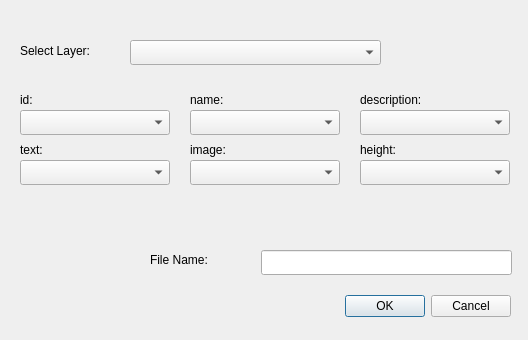
<?xml version="1.0" encoding="UTF-8"?>
<ui version="4.0">
 <class>CZMLBillboardMakerDialogBase</class>
 <widget class="QDialog" name="CZMLBillboardMakerDialogBase">
  <property name="geometry">
   <rect>
    <x>0</x>
    <y>0</y>
    <width>528</width>
    <height>340</height>
   </rect>
  </property>
  <property name="windowTitle">
   <string>CZML Billboard Maker</string>
  </property>
  <property name="windowIcon">
   <iconset>
    <normaloff>icon.png</normaloff>icon.png</iconset>
  </property>
  <widget class="QDialogButtonBox" name="button_box">
   <property name="geometry">
    <rect>
     <x>170</x>
     <y>290</y>
     <width>341</width>
     <height>32</height>
    </rect>
   </property>
   <property name="orientation">
    <enum>Qt::Horizontal</enum>
   </property>
   <property name="standardButtons">
    <set>QDialogButtonBox::Cancel|QDialogButtonBox::Ok</set>
   </property>
  </widget>
  <widget class="QLabel" name="labelSelectLayer">
   <property name="geometry">
    <rect>
     <x>20</x>
     <y>41</y>
     <width>91</width>
     <height>20</height>
    </rect>
   </property>
   <property name="text">
    <string>Select Layer:</string>
   </property>
  </widget>
  <widget class="QComboBox" name="comboPointLayerNames">
   <property name="geometry">
    <rect>
     <x>130</x>
     <y>40</y>
     <width>251</width>
     <height>25</height>
    </rect>
   </property>
  </widget>
  <widget class="QLineEdit" name="lineEditFileName">
   <property name="geometry">
    <rect>
     <x>261</x>
     <y>250</y>
     <width>251</width>
     <height>25</height>
    </rect>
   </property>
  </widget>
  <widget class="QLabel" name="labelFileName">
   <property name="geometry">
    <rect>
     <x>150</x>
     <y>250</y>
     <width>91</width>
     <height>20</height>
    </rect>
   </property>
   <property name="text">
    <string>File Name:</string>
   </property>
  </widget>
  <widget class="QLabel" name="labelID">
   <property name="geometry">
    <rect>
     <x>20</x>
     <y>90</y>
     <width>91</width>
     <height>20</height>
    </rect>
   </property>
   <property name="text">
    <string>id:</string>
   </property>
  </widget>
  <widget class="QLabel" name="labelName">
   <property name="geometry">
    <rect>
     <x>190</x>
     <y>90</y>
     <width>81</width>
     <height>20</height>
    </rect>
   </property>
   <property name="text">
    <string>name:</string>
   </property>
  </widget>
  <widget class="QLabel" name="labelDescription">
   <property name="geometry">
    <rect>
     <x>360</x>
     <y>90</y>
     <width>121</width>
     <height>20</height>
    </rect>
   </property>
   <property name="text">
    <string>description:</string>
   </property>
  </widget>
  <widget class="QLabel" name="labelText">
   <property name="geometry">
    <rect>
     <x>20</x>
     <y>140</y>
     <width>81</width>
     <height>20</height>
    </rect>
   </property>
   <property name="text">
    <string>text:</string>
   </property>
  </widget>
  <widget class="QLabel" name="labelImage">
   <property name="geometry">
    <rect>
     <x>190</x>
     <y>140</y>
     <width>81</width>
     <height>20</height>
    </rect>
   </property>
   <property name="text">
    <string>image:</string>
   </property>
  </widget>
  <widget class="QLabel" name="labelImage_2">
   <property name="geometry">
    <rect>
     <x>360</x>
     <y>140</y>
     <width>81</width>
     <height>20</height>
    </rect>
   </property>
   <property name="text">
    <string>height:</string>
   </property>
  </widget>
  <widget class="QComboBox" name="comboBox">
   <property name="geometry">
    <rect>
     <x>20</x>
     <y>110</y>
     <width>150</width>
     <height>25</height>
    </rect>
   </property>
  </widget>
  <widget class="QComboBox" name="comboBox_2">
   <property name="geometry">
    <rect>
     <x>360</x>
     <y>110</y>
     <width>150</width>
     <height>25</height>
    </rect>
   </property>
  </widget>
  <widget class="QComboBox" name="comboBox_3">
   <property name="geometry">
    <rect>
     <x>190</x>
     <y>110</y>
     <width>150</width>
     <height>25</height>
    </rect>
   </property>
  </widget>
  <widget class="QComboBox" name="comboBox_4">
   <property name="geometry">
    <rect>
     <x>20</x>
     <y>160</y>
     <width>150</width>
     <height>25</height>
    </rect>
   </property>
  </widget>
  <widget class="QComboBox" name="comboBox_5">
   <property name="geometry">
    <rect>
     <x>190</x>
     <y>160</y>
     <width>150</width>
     <height>25</height>
    </rect>
   </property>
  </widget>
  <widget class="QComboBox" name="comboBox_6">
   <property name="geometry">
    <rect>
     <x>360</x>
     <y>160</y>
     <width>150</width>
     <height>25</height>
    </rect>
   </property>
  </widget>
 </widget>
 <resources/>
 <connections>
  <connection>
   <sender>button_box</sender>
   <signal>accepted()</signal>
   <receiver>CZMLBillboardMakerDialogBase</receiver>
   <slot>accept()</slot>
   <hints>
    <hint type="sourcelabel">
     <x>20</x>
     <y>20</y>
    </hint>
    <hint type="destinationlabel">
     <x>20</x>
     <y>20</y>
    </hint>
   </hints>
  </connection>
  <connection>
   <sender>button_box</sender>
   <signal>rejected()</signal>
   <receiver>CZMLBillboardMakerDialogBase</receiver>
   <slot>reject()</slot>
   <hints>
    <hint type="sourcelabel">
     <x>20</x>
     <y>20</y>
    </hint>
    <hint type="destinationlabel">
     <x>20</x>
     <y>20</y>
    </hint>
   </hints>
  </connection>
 </connections>
</ui>
